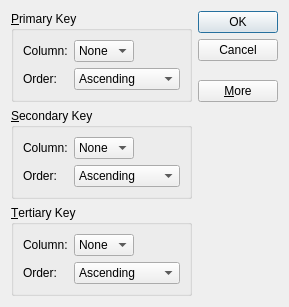
<?xml version="1.0" encoding="UTF-8"?>
<ui version="4.0">
 <class>SortDialog</class>
 <widget class="QDialog" name="SortDialog">
  <property name="geometry">
   <rect>
    <x>0</x>
    <y>0</y>
    <width>277</width>
    <height>288</height>
   </rect>
  </property>
  <property name="windowTitle">
   <string>Sort</string>
  </property>
  <layout class="QGridLayout" name="gridLayout_6">
   <property name="sizeConstraint">
    <enum>QLayout::SetFixedSize</enum>
   </property>
   <item row="0" column="0">
    <widget class="QGroupBox" name="primaryGroupBox">
     <property name="title">
      <string>&amp;Primary Key</string>
     </property>
     <layout class="QGridLayout" name="gridLayout">
      <item row="0" column="0">
       <widget class="QLabel" name="primaryColumnLabel">
        <property name="text">
         <string>Column:</string>
        </property>
       </widget>
      </item>
      <item row="0" column="1">
       <widget class="QComboBox" name="primaryColumnCombo">
        <item>
         <property name="text">
          <string>None</string>
         </property>
        </item>
       </widget>
      </item>
      <item row="0" column="2">
       <spacer name="horizontalSpacer">
        <property name="orientation">
         <enum>Qt::Horizontal</enum>
        </property>
        <property name="sizeHint" stdset="0">
         <size>
          <width>40</width>
          <height>20</height>
         </size>
        </property>
       </spacer>
      </item>
      <item row="1" column="0">
       <widget class="QLabel" name="primaryOrderLabel">
        <property name="text">
         <string>Order:</string>
        </property>
       </widget>
      </item>
      <item row="1" column="1" colspan="2">
       <widget class="QComboBox" name="primaryOrderCombo">
        <item>
         <property name="text">
          <string>Ascending</string>
         </property>
        </item>
        <item>
         <property name="text">
          <string>Descending</string>
         </property>
        </item>
       </widget>
      </item>
     </layout>
    </widget>
   </item>
   <item row="0" column="1" rowspan="2">
    <layout class="QVBoxLayout" name="verticalLayout">
     <item>
      <widget class="QPushButton" name="okButton">
       <property name="text">
        <string>OK</string>
       </property>
       <property name="default">
        <bool>true</bool>
       </property>
      </widget>
     </item>
     <item>
      <widget class="QPushButton" name="cancelButton">
       <property name="text">
        <string>Cancel</string>
       </property>
      </widget>
     </item>
     <item>
      <spacer name="verticalSpacer">
       <property name="orientation">
        <enum>Qt::Vertical</enum>
       </property>
       <property name="sizeHint" stdset="0">
        <size>
         <width>20</width>
         <height>0</height>
        </size>
       </property>
      </spacer>
     </item>
     <item>
      <widget class="QPushButton" name="moreButton">
       <property name="text">
        <string>&amp;More</string>
       </property>
       <property name="checkable">
        <bool>true</bool>
       </property>
      </widget>
     </item>
    </layout>
   </item>
   <item row="1" column="0">
    <spacer name="verticalSpacer_2">
     <property name="orientation">
      <enum>Qt::Vertical</enum>
     </property>
     <property name="sizeHint" stdset="0">
      <size>
       <width>20</width>
       <height>0</height>
      </size>
     </property>
    </spacer>
   </item>
   <item row="2" column="0">
    <widget class="QGroupBox" name="secondaryGroupBox">
     <property name="title">
      <string>&amp;Secondary Key</string>
     </property>
     <layout class="QGridLayout" name="gridLayout_4">
      <item row="0" column="0">
       <widget class="QLabel" name="secondaryColumnLabel">
        <property name="text">
         <string>Column:</string>
        </property>
       </widget>
      </item>
      <item row="0" column="1">
       <widget class="QComboBox" name="secondaryColumnCombo">
        <item>
         <property name="text">
          <string>None</string>
         </property>
        </item>
       </widget>
      </item>
      <item row="0" column="2">
       <spacer name="horizontalSpacer_4">
        <property name="orientation">
         <enum>Qt::Horizontal</enum>
        </property>
        <property name="sizeHint" stdset="0">
         <size>
          <width>40</width>
          <height>20</height>
         </size>
        </property>
       </spacer>
      </item>
      <item row="1" column="0">
       <widget class="QLabel" name="secondaryOrderLabel">
        <property name="text">
         <string>Order:</string>
        </property>
       </widget>
      </item>
      <item row="1" column="1" colspan="2">
       <widget class="QComboBox" name="secondaryOrderCombo">
        <item>
         <property name="text">
          <string>Ascending</string>
         </property>
        </item>
        <item>
         <property name="text">
          <string>Descending</string>
         </property>
        </item>
       </widget>
      </item>
     </layout>
    </widget>
   </item>
   <item row="3" column="0">
    <widget class="QGroupBox" name="tertiaryGroupBox">
     <property name="title">
      <string>&amp;Tertiary Key</string>
     </property>
     <layout class="QGridLayout" name="gridLayout_5">
      <item row="1" column="1" colspan="2">
       <widget class="QComboBox" name="tertiaryOrderCombo">
        <item>
         <property name="text">
          <string>Ascending</string>
         </property>
        </item>
        <item>
         <property name="text">
          <string>Descending</string>
         </property>
        </item>
       </widget>
      </item>
      <item row="1" column="0">
       <widget class="QLabel" name="tertiaryOrderLabel">
        <property name="text">
         <string>Order:</string>
        </property>
       </widget>
      </item>
      <item row="0" column="0">
       <widget class="QLabel" name="tertiaryColumnLabel">
        <property name="text">
         <string>Column:</string>
        </property>
       </widget>
      </item>
      <item row="0" column="2">
       <spacer name="horizontalSpacer_5">
        <property name="orientation">
         <enum>Qt::Horizontal</enum>
        </property>
        <property name="sizeHint" stdset="0">
         <size>
          <width>40</width>
          <height>20</height>
         </size>
        </property>
       </spacer>
      </item>
      <item row="0" column="1">
       <widget class="QComboBox" name="tertiaryColumnCombo">
        <item>
         <property name="text">
          <string>None</string>
         </property>
        </item>
       </widget>
      </item>
     </layout>
    </widget>
   </item>
  </layout>
 </widget>
 <resources/>
 <connections>
  <connection>
   <sender>okButton</sender>
   <signal>clicked()</signal>
   <receiver>SortDialog</receiver>
   <slot>accept()</slot>
   <hints>
    <hint type="sourcelabel">
     <x>252</x>
     <y>22</y>
    </hint>
    <hint type="destinationlabel">
     <x>356</x>
     <y>30</y>
    </hint>
   </hints>
  </connection>
  <connection>
   <sender>cancelButton</sender>
   <signal>clicked()</signal>
   <receiver>SortDialog</receiver>
   <slot>reject()</slot>
   <hints>
    <hint type="sourcelabel">
     <x>254</x>
     <y>53</y>
    </hint>
    <hint type="destinationlabel">
     <x>383</x>
     <y>75</y>
    </hint>
   </hints>
  </connection>
  <connection>
   <sender>moreButton</sender>
   <signal>toggled(bool)</signal>
   <receiver>secondaryGroupBox</receiver>
   <slot>setVisible(bool)</slot>
   <hints>
    <hint type="sourcelabel">
     <x>213</x>
     <y>91</y>
    </hint>
    <hint type="destinationlabel">
     <x>184</x>
     <y>118</y>
    </hint>
   </hints>
  </connection>
  <connection>
   <sender>moreButton</sender>
   <signal>toggled(bool)</signal>
   <receiver>tertiaryGroupBox</receiver>
   <slot>setVisible(bool)</slot>
   <hints>
    <hint type="sourcelabel">
     <x>243</x>
     <y>92</y>
    </hint>
    <hint type="destinationlabel">
     <x>175</x>
     <y>244</y>
    </hint>
   </hints>
  </connection>
 </connections>
</ui>
